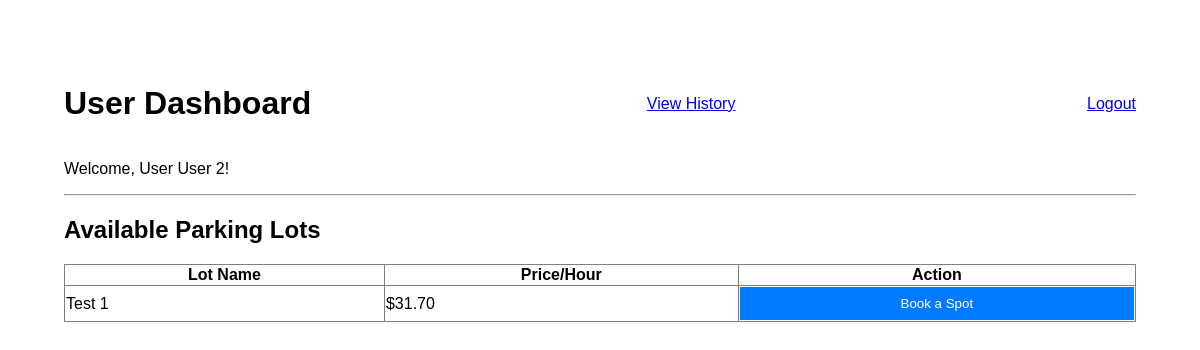
The page /user/dashboard (signed in) on the database its author committed.
### models/models.py (models this page shows)
class User(db.Model, UserMixin):
    id = db.Column(db.Integer, primary_key=True)
    username = db.Column(db.String(80), unique=True, nullable=False)
    password = db.Column(db.String(255), nullable=False)
    full_name = db.Column(db.String(150))
    role = db.Column(db.String(50), default='user') # Differentiates between user and admin
    reservations = db.relationship('Reservation', backref='user', lazy=True)

class ParkingLot(db.Model):
    id = db.Column(db.Integer, primary_key=True)
    name = db.Column(db.String(100), nullable=False)
    capacity = db.Column(db.Integer, nullable=False)
    price_per_hour = db.Column(db.Float, nullable=False)
    spots = db.relationship('ParkingSpot', backref='lot', lazy=True, cascade="all, delete-orphan")

### controllers/controllers.py (the view)
@app.route('/user/dashboard')
@login_required
@role_required('user')
def user_dashboard():
    active_reservation = Reservation.query.filter_by(user_id=current_user.id, end_time=None).first()
    if active_reservation:
        return render_template('user_dashboard.html', active_reservation=active_reservation)
    else:
        lots = ParkingLot.query.order_by(ParkingLot.id).all()
        return render_template('user_dashboard.html', lots=lots)

### app.py (called while the page is built)
@login_manager.user_loader
def load_user(user_id):
    return User.query.get(int(user_id))

### controllers/controllers.py (called while the page is built)
def role_required(role):
    def wrapper(fn):
        @wraps(fn)
        def decorated_view(*args, **kwargs):
            if not current_user.is_authenticated or current_user.role != role:
                flash("You do not have permission to access this page.")
                return redirect(url_for('login'))
            return fn(*args, **kwargs)
        return decorated_view
    return wrapper

### templates/user_dashboard.html (shortened to what this page needs)
{% extends 'base.html' %}
{% block content %}
<div style="max-width: 1200px; margin: auto; padding: 2em;">
    <div style="display: flex; justify-content: space-between; align-items: center;">
        <h1>User Dashboard</h1>
        <a href="{{ url_for('parking_history') }}" style="margin-right: 1em;">View History</a>
        <a href="{{ url_for('logout') }}">Logout</a>
    </div>
    <p>Welcome, {{ current_user.full_name }}!</p>
    <hr>
    {% if active_reservation %}
        <h2>Your Active Parking Spot</h2>
        <div style="border: 1px solid #007bff; padding: 1.5em; border-radius: 5px;">
            <p><strong>Lot Name:</strong> {{ active_reservation.spot.lot.name }}</p>
            <p><strong>Spot Number:</strong> #{{ active_reservation.spot.spot_number }}</p>
            <p><strong>Parked At:</strong> {{ active_reservation.start_time.strftime('%Y-%m-%d %H:%M:%S') }}</p>
            <form method="POST" action="{{ url_for('release_spot') }}">
                <input type="hidden" name="reservation_id" value="{{ active_reservation.id }}">
                <button type="submit" style="background-color: #dc3545;">Release Spot</button>
            </form>
        </div>
    {% else %}
        <h2>Available Parking Lots</h2>
        <table border="1" style="width: 100%; border-collapse: collapse; margin-top: 1em;">
            <thead>
                <tr>
                    <th>Lot Name</th>
                    <th>Price/Hour</th>
                    <th>Action</th>
                </tr>
            </thead>
            <tbody>
                {% for lot in lots %}
                <tr>
                    <td>{{ lot.name }}</td>
                    <td>${{ "%.2f"|format(lot.price_per_hour) }}</td>
                    <td>
                        <form method="POST" action="{{ url_for('book_spot') }}">
                            <button type="submit">Book a Spot</button>
                        </form>
                    </td>
                </tr>
                {% endfor %}
            </tbody>
        </table>
    {% endif %}
</div>
{% endblock %}

### templates/base.html (style rules this page uses)
body { font-family: sans-serif; margin: 2em; }
button { width: 100%; padding: 0.7em; background-color: #007bff; color: white; border: none; cursor: pointer; }

### rows shown on the page
User: full_name "User User 2"
ParkingLot: name "Test 1", price_per_hour "31.70"
